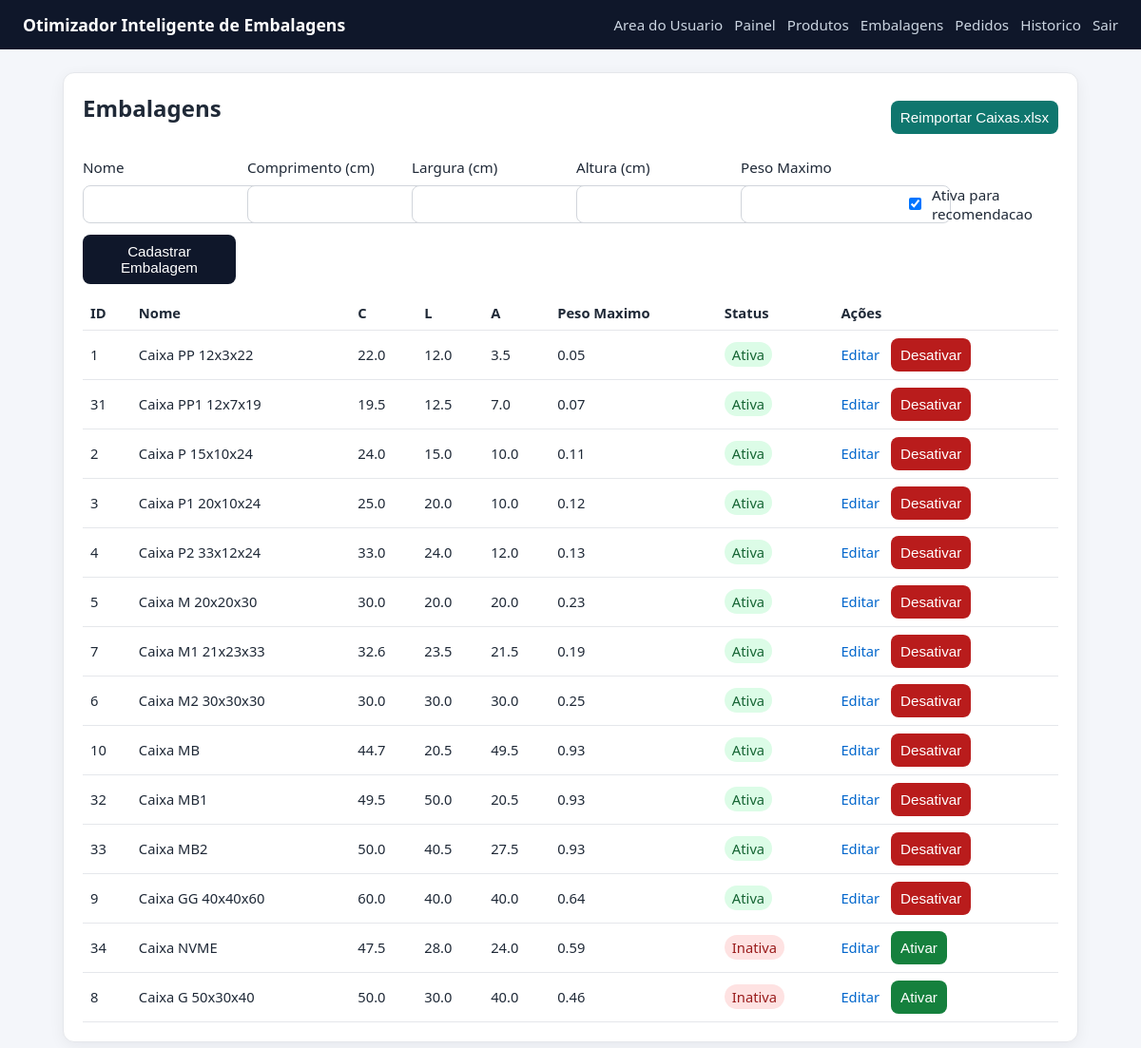
The app's page /boxes (signed in), older data.
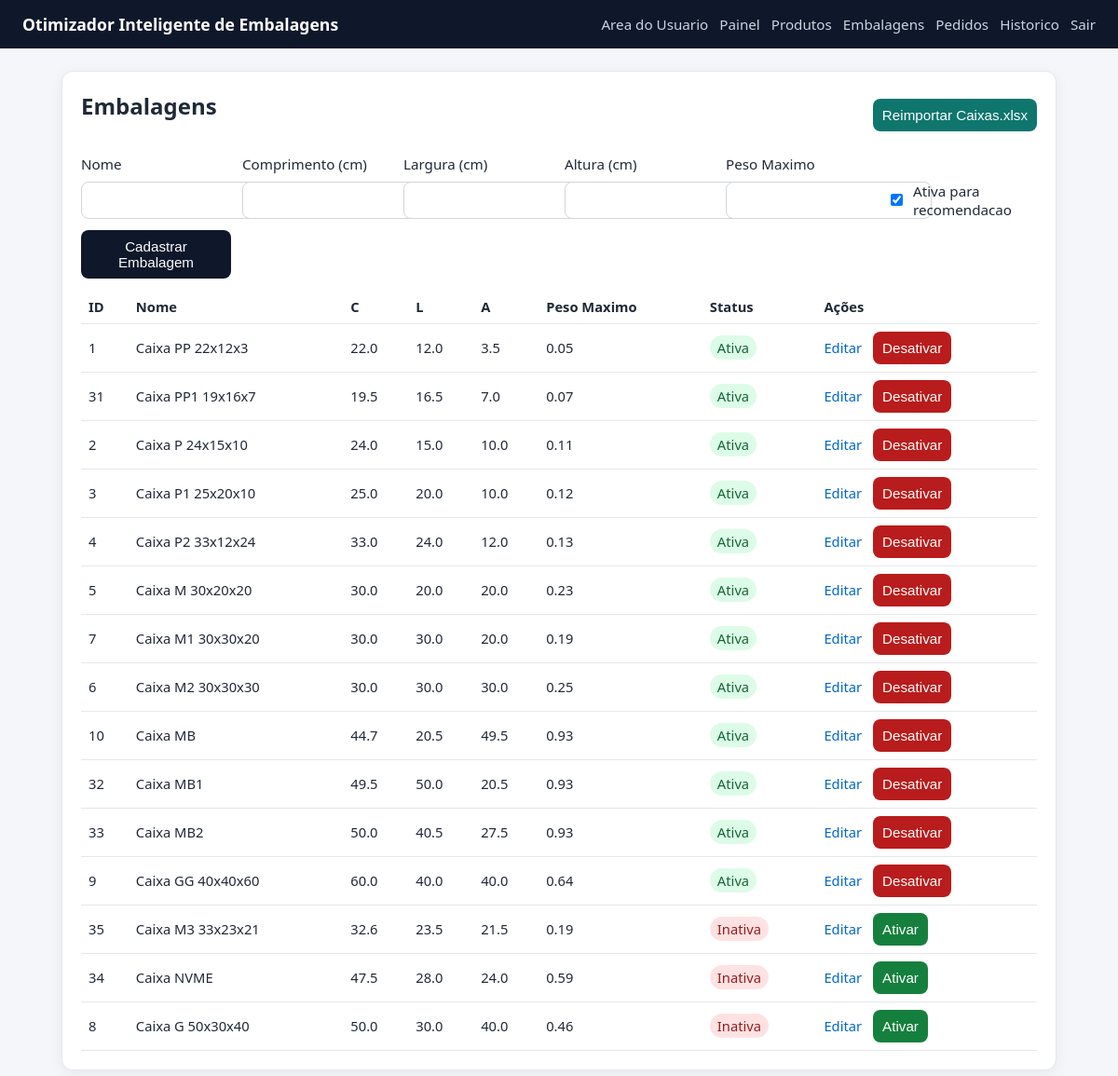
The same page, newer data.
### tables this page shows
CREATE TABLE boxes (
                id INTEGER PRIMARY KEY AUTOINCREMENT,
                name TEXT NOT NULL UNIQUE,
                length_cm REAL NOT NULL,
                width_cm REAL NOT NULL,
                height_cm REAL NOT NULL,
                max_weight REAL NOT NULL
            , is_active INTEGER NOT NULL DEFAULT 1, max_capacity_weight REAL);

### app_volum.py (the view, shortened to what this page needs)
@app.route("/boxes", methods=["GET", "POST"])
@admin_required
def boxes():
    rows = list_boxes(DB_PATH, active_only=False)
    return render_template("boxes.html", boxes=rows)

### app_volum.py (called while the page is built)
def admin_required(view_func):
    @wraps(view_func)
    def _wrapped(*args, **kwargs):
        if not session.get("is_admin"):
            next_url = request.path
            return redirect(url_for("admin_login", next=next_url))
        return view_func(*args, **kwargs)
    return _wrapped

### database.py (called while the page is built)
def get_connection(db_path):
    conn = sqlite3.connect(db_path)
    conn.row_factory = sqlite3.Row
    return conn

def list_boxes(db_path, active_only=True):
    where_clause = "WHERE is_active = 1" if active_only else ""
    status_order = "is_active DESC, " if not active_only else ""
    with closing(get_connection(db_path)) as conn:
        rows = conn.execute(
            f"SELECT * FROM boxes {where_clause} "
            f"ORDER BY {status_order}(length_cm * width_cm * height_cm) ASC, name ASC"
        ).fetchall()
    return rows

### templates/boxes.html
{% extends 'base.html' %}
{% block content %}
<section class="card">
    <div style="display: flex; justify-content: space-between; align-items: center; margin-bottom: 1rem;">
        <h2>Embalagens</h2>
        <form method="post" action="{{ url_for('boxes_reimport_default') }}" style="margin: 0;">
            <button type="submit" style="background: #0f766e;">Reimportar Caixas.xlsx</button>
        </form>
    </div>
    <form method="post" class="form-grid cols-3">
        <label>Nome
            <input type="text" name="name" required>
        </label>
        <label>Comprimento (cm)
            <input type="number" step="0.01" min="0" name="length_cm" required>
        </label>
        <label>Largura (cm)
            <input type="number" step="0.01" min="0" name="width_cm" required>
        </label>
        <label>Altura (cm)
            <input type="number" step="0.01" min="0" name="height_cm" required>
        </label>
        <label>Peso Maximo
            <input type="number" step="0.01" min="0" name="max_weight" required>
        </label>
        <label style="display: flex; align-items: center; gap: 0.5rem; margin-top: 1.8rem;">
            <input type="checkbox" name="is_active" value="1" checked>
            Ativa para recomendacao
        </label>
        <button type="submit">Cadastrar Embalagem</button>
    </form>
    <table>
        <thead>
            <tr>
                <th>ID</th><th>Nome</th><th>C</th><th>L</th><th>A</th><th>Peso Maximo</th><th>Status</th><th>Ações</th>
            </tr>
        </thead>
        <tbody>
        {% for b in boxes %}
            <tr>
                <td>{{ b['id'] }}</td>
                <td>{{ b['name'] }}</td>
                <td>{{ b['length_cm'] }}</td>
                <td>{{ b['width_cm'] }}</td>
                <td>{{ b['height_cm'] }}</td>
                <td>{{ b['max_weight'] }}</td>
                <td>
                    {% if b['is_active'] %}
                        <span style="background: #dcfce7; color: #166534; padding: 0.2rem 0.5rem; border-radius: 999px;">Ativa</span>
                    {% else %}
                        <span style="background: #fee2e2; color: #991b1b; padding: 0.2rem 0.5rem; border-radius: 999px;">Inativa</span>
                    {% endif %}
                </td>
                <td>
                    <div style="display: flex; gap: 0.75rem; align-items: center;">
                        <a href="{{ url_for('box_edit', box_id=b['id']) }}" style="color: #0066cc; text-decoration: none;">Editar</a>
                        <form method="post" action="{{ url_for('box_toggle_active', box_id=b['id']) }}" style="margin: 0;">
                            {% if b['is_active'] %}
                                <button type="submit" style="background: #b91c1c;">Desativar</button>
                            {% else %}
                                <button type="submit" style="background: #15803d;">Ativar</button>
                            {% endif %}
                        </form>
                    </div>
                </td>
            </tr>
        {% else %}
            <tr><td colspan="8">Nenhuma embalagem cadastrada.</td></tr>
        {% endfor %}
        </tbody>
    </table>
</section>
{% endblock %}

### templates/base.html (shortened to what this page needs)
<!doctype html>
<html lang="pt-BR">
<head>
    <link rel="stylesheet" href="{{ url_for('static', filename='style.css') }}">
</head>
<body>
    <header class="topbar">
        <h1>Otimizador Inteligente de Embalagens</h1>
        <nav>
            <a href="{{ url_for('user_upload') }}">Area do Usuario</a>
            {% if session.get('is_admin') %}
                <a href="{{ url_for('admin_dashboard') }}">Painel</a>
                <a href="{{ url_for('products') }}">Produtos</a>
                <a href="{{ url_for('boxes') }}">Embalagens</a>
                <a href="{{ url_for('orders') }}">Pedidos</a>
                <a href="{{ url_for('history') }}">Historico</a>
                <a href="{{ url_for('admin_logout') }}">Sair</a>
            {% else %}
                <a href="{{ url_for('admin_login') }}">Acesso Admin</a>
            {% endif %}
        </nav>
    </header>
    <main class="container">
        {% block content %}{% endblock %}
    </main>
</body>
</html>

### static/style.css (style rules this page uses)
* { box-sizing: border-box; }
body { margin: 0; font-family: Segoe UI, Tahoma, sans-serif; background: #f4f6fa; color: #1f2937; }
.topbar { background: #0f172a; color: #fff; padding: 14px 24px; display: flex; justify-content: space-between; align-items: center; gap: 16px; flex-wrap: wrap; }
.topbar h1 { margin: 0; font-size: 1.1rem; }
.topbar nav { display: flex; gap: 12px; flex-wrap: wrap; }
.topbar nav a { color: #cbd5e1; text-decoration: none; font-size: 0.95rem; }
.container { max-width: 1100px; margin: 24px auto; padding: 0 16px; }
.card { background: #fff; border-radius: 12px; padding: 20px; border: 1px solid #e5e7eb; box-shadow: 0 4px 16px rgba(15, 23, 42, 0.06); margin-bottom: 18px; }
h2, h3 { margin-top: 0; }
.form-grid { display: grid; gap: 12px; }
.form-grid.cols-3 { grid-template-columns: repeat(auto-fit, minmax(150px, 1fr)); }
label { display: grid; gap: 6px; font-size: 0.95rem; word-break: break-word; }
input, select, button { padding: 9px 10px; border-radius: 8px; border: 1px solid #d1d5db; font-size: 0.95rem; }
button, .btn { background: #0f172a; color: #fff; border: 0; cursor: pointer; text-decoration: none; display: inline-block; }
table { width: 100%; border-collapse: collapse; margin-top: 12px; }
th, td { border-bottom: 1px solid #e5e7eb; text-align: left; padding: 8px; font-size: 0.92rem; }

Row changes from the older to the newer data that the page shows:
changed boxes id 1: name "Caixa PP 12x3x22" → "Caixa PP 22x12x3"
changed boxes id 31: name "Caixa PP1 12x7x19" → "Caixa PP1 19x16x7"; width_cm "12.5" → "16.5"
changed boxes id 2: name "Caixa P 15x10x24" → "Caixa P 24x15x10"
changed boxes id 3: name "Caixa P1 20x10x24" → "Caixa P1 25x20x10"
changed boxes id 5: name "Caixa M 20x20x30" → "Caixa M 30x20x20"
changed boxes id 7: name "Caixa M1 21x23x33" → "Caixa M1 30x30x20"; length_cm "32.6" → "30.0"; width_cm "23.5" → "30.0"; height_cm "21.5" → "20.0"
added boxes: id "35", name "Caixa M3 33x23x21", length_cm "32.6", width_cm "23.5", height_cm "21.5", max_weight "0.19", is_active "Inativa"
